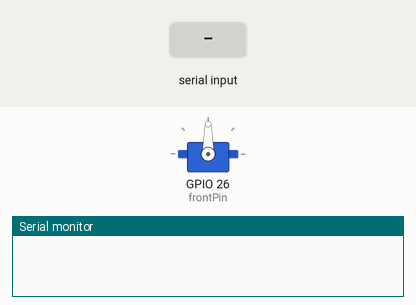
Recording of a sketch running on a simulated ESP32. Shown: servo, the last lines printed to the serial monitor. The test bench sets the inputs (shaded band).

Above: at 1.2 s.
1.3 s: "S90\n" received over Serial
At 4.2 s:
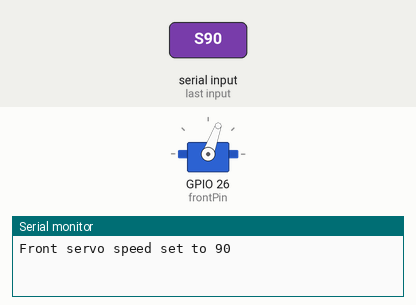
4.3 s: "S,45\n" received over Serial
At 4.8 s:
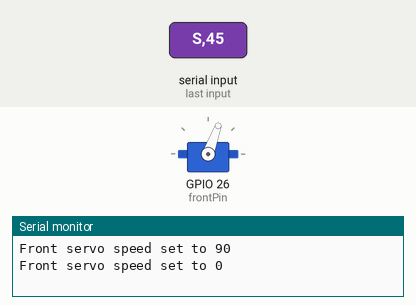
5.8 s: "P90\n" received over Serial
At 7.0 s:
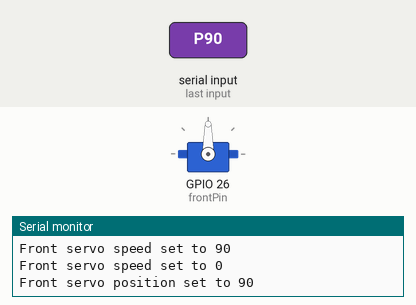
Timing chart, 0 to 8.8 s (numbered marks = the images above; inputs shaded):
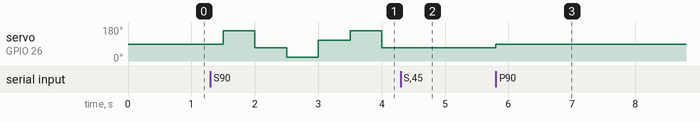

The sketch:

test_servos.ino
```cpp
// #
// # Editor(s)  :  Morgan ROGER from Centralesupelec
// # Last       :  Morgan ROGER from Centralesupelec
// # Version    :  25.10.2026

// # Description:
// # The sketch for testing the servomotor on the ST5 VAC robot

// # Connections:
// #        Front servo  -> Digital pin 26 (triple connector orange, red, brown)


#include "MyServo.h"

/* used Arduino pins */
const int  frontPin = 26;

/* servo management */
MyServo frontServo(frontPin, 20, 160, 0);    // create servo objects

/* task management */
#define numtask 2    // number of tasks
int deltask[numtask] = {0, 500};  // array defining the period of all tasks
int timtask[numtask] ;         // array with the next execution time of all tasks
bool taskon[numtask] = {false, false}; // array with activation state of all tasks
void task0();  void task1();                // declaring the function for each task
void (*NameTask[numtask])() = {  task0, task1  }; // array with the name of all task functions

void TaskOn(int task) {
  taskon[task]=true;
  timtask[task] = (int)millis()+deltask[task];
}


/* SETUP */
void setup() {
  Serial.begin(115200);  // init the Serial port and set the baud rate
  frontServo.start();
  frontServo.setpos(90);
  TaskOn(0);              // activate task #0
  TaskOn(1);              // activate task #1
}

/* LOOP */
void loop() {
  for (int k=0;k<numtask;k++)
    if (taskon[k])
      if ((((int)millis()-timtask[k])>0) || (deltask[k]==0))  // if execution time has come
      {
        NameTask[k]() ;                   // launching task #k
        timtask[k]=timtask[k]+deltask[k] ;
      }
}

/* TASK #0 = read command from serial */
void task0() {
  char CharIn;
  if (Serial.available() > 0) {
    CharIn = Serial.read();
    delay(2); // essential but not too long
    switch(CharIn) {
      case 'P':  cmd_P();  break;    // setting front servo position
      case 'S':  cmd_S();  break;    // setting front servo sweep step
    }
  }
}

/* TASK #1 = sweep the servo */
void task1() {
  frontServo.advance();
}


/* Command P = set servo position */
void cmd_P() {
  char c = Serial.peek() ;
  int setpoint;
  if ((c=='-') || ((c>='0') && (c<='9')))
    setpoint = Serial.parseInt(); // getting the numerical value
  else
    setpoint = 90 ; // default: center position
  frontServo.setpos(setpoint);
  Serial.print("Front servo position set to ");
  Serial.println(setpoint);
}

/* Command S = set servo sweep step */
void cmd_S() {
  char c = Serial.peek() ;
  int setpoint;
  if ((c=='-') || ((c>='0') && (c<='9')))
    setpoint = Serial.parseInt(); // getting the numerical value
  else
    setpoint = 0 ; //default: stop sweep
  frontServo.setspeed(setpoint);
  Serial.print("Front servo speed set to ");
  Serial.println(setpoint);
}
```

MyServo.cpp
```cpp
#include "MyServo.h"

// constructeur du servomoteur
MyServo::MyServo(int pin, int min, int max, int speed) {
	_Servomin = min;
	_Servomax = max;
	_Servospeed = speed;
	_Servosens = true;
	_Servopos = (min+max)/2 ;
	_Servopin = pin ;
	//_MonServo.attach(pin);
	//_MonServo.write(_Servopos);
}

// connexion du servomoteur
void MyServo::start(){
	_MonServo.attach(_Servopin);
}

// definit la position du servo moteur
void MyServo::setpos(int pos){
	if (pos<_Servomin) pos=_Servomin ;
	if (pos>_Servomax) pos=_Servomax ;
	_Servopos = pos ;
	_MonServo.write(_Servopos);
}

// definit la position minimale
void MyServo::setmin(int min){
	if (min<0) min=0 ;
	_Servomin = min ;
}

// definit la position maximale
void MyServo::setmax(int max){
	if (max>270) max=270 ;
	_Servomax = max ;
}

// definit la vitesse de mouvement
void MyServo::setspeed(int speed){
	_Servospeed = speed ;
}

// recupere la position minimale
int MyServo::getmin(){
	return(_Servomin)  ;
}

// recupere la position maximale
int MyServo::getmax(){
	return(_Servomax)  ;
}

// fait avancer le servo d'un pas
void MyServo::advance(){

	if (_Servosens==true) //le servo avance
    {
      if ((_Servopos+_Servospeed)>= _Servomax)
      { _Servopos=_Servomax ; _Servosens=false; }
      else
        _Servopos += _Servospeed ;
    }
  else
    {
      if ((_Servopos-_Servospeed)<= _Servomin)
      { _Servopos=_Servomin ; _Servosens=true; }
      else
        _Servopos -= _Servospeed ;
    }
  _MonServo.write(_Servopos);
}
```

MyServo.h
```cpp
#ifndef MyServo_h
#define MyServo_h
#include "Arduino.h"
#include <Servo.h>

class MyServo {
  public:
    MyServo(int pin, int min, int max, int speed); // constructeur du servomoteur
    void start();             // mise en connexion du servomoteur
    void setpos(int pos);     // definit la position du servo moteur
    void setmin(int min);     // definit la position minimale
    void setmax(int max);     // definit la position maximale
    void setspeed(int speed); // definit la vitesse de mouvement
    int  getmin();            // recupere la position minimale
    int  getmax();            // recupere la position maximale
    void advance();           // fait avancer le servo d'un pas
  private:
    Servo _MonServo ;
    int _Servopos;    // position du servo moteur
    int _Servomin;    // position minimale du servo moteur
    int _Servomax;    // position maximale du servo moteur
    char _Servospeed;  // vitesse de mouvement du servo moteur
    bool _Servosens;   // sens de mouvementG du servo moteur
    char _Servopin;    // N° de la broche
};


#endif
```

Measured:
- after the input at 1.3 s, servo on GPIO 26 (frontPin): 90° → 160° after 0.20 s, → 70° 0.50 s later, → 20° 0.50 s later, → 110° 0.50 s later, … (6 changes in this stretch)
- after the input at 4.3 s, servo on GPIO 26 (frontPin): stays 70° (without the input it goes to 20° after 0.20 s)
- after the input at 5.8 s, servo on GPIO 26 (frontPin): 70° → 90° at once
